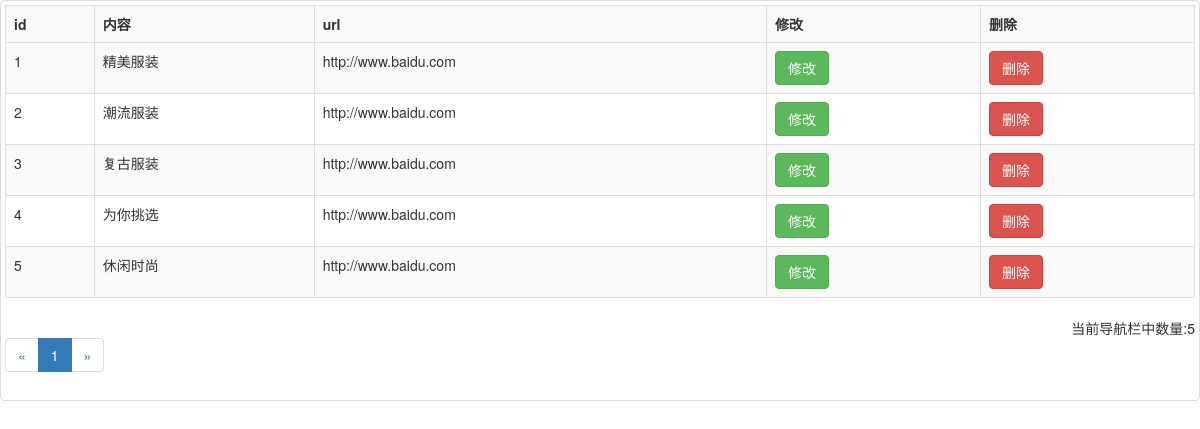
The page /mySite/admin/nav/select.php (signed in) on the database its author committed.
### tables this page shows
CREATE TABLE `nav` (
  `id` int(10) UNSIGNED NOT NULL COMMENT 'id' AUTO_INCREMENT primary key,
  `content` varchar(100) NOT NULL COMMENT '内容',
  `url` varchar(200) NOT NULL
);

### mySite/admin/nav/select.php (the view, shortened to what this page needs)
<?php
include "../../public/common/config.php";
include "../../public/common/Page.class.php";
$sql1="select count(*) from nav";
$smt1=$pdo->prepare($sql1);
$smt1->execute();
$sum=$smt1->fetchColumn();
$num=6;
$page=$_GET['page']?$_GET['page']:1;
$page=new Page($sum,$num,$page);
$sql="select * from nav order by id limit {$page->idx},{$page->num}";
$smt=$pdo->prepare($sql);
$smt->execute();
$rows=$smt->fetchAll();
 ?>
<!doctype html>
<html lang="en">
<head>
	<link rel="stylesheet" href="../../public/css/bootstrap.min.css">
	<link rel="stylesheet" href="../public/css/index.css">
</head>
<body>
	<div class="thumbnail">
        	<table class="table table-striped table-bordered table-hover">
				<tr>
					<th>id</th>
					<th>内容</th>
					<th>url</th>
					<th>修改</th>
					<th>删除</th>
				</tr>
				<tr>
					<?php
					foreach($rows as $row){
						echo "<tr>";
						echo "<td>{$row['id']}</td>";
						echo "<td>{$row['content']}</td>";
						echo "<td>{$row['url']}</td>";
						echo "<td><a href='revamp.php?id={$row['id']}' class='btn btn-success'>修改</a></td>";
						echo "<td><a href='javascript:' class='btn btn-danger' num='{$row['id']}'>删除</a></td>";
						echo "</tr>";
					}
					 ?>
				</tr>
			</table>
			<p class="pull-right" id="sum">当前导航栏中数量:<span><?php echo $sum; ?></span></p>
			<?php
				echo $page->show;
			 ?>
    </div>
</body>
</html>

### mySite/admin/public/css/index.css (style rules this page uses)
body { min-width: 500px; }

### rows shown on the page
nav: id "1", content "精美服装", url "http://www.baidu.com"
nav: id "2", content "潮流服装", url "http://www.baidu.com"
nav: id "3", content "复古服装", url "http://www.baidu.com"
nav: id "4", content "为你挑选", url "http://www.baidu.com"
nav: id "5", content "休闲时尚", url "http://www.baidu.com"

### other values the page prints
$sum "5"
